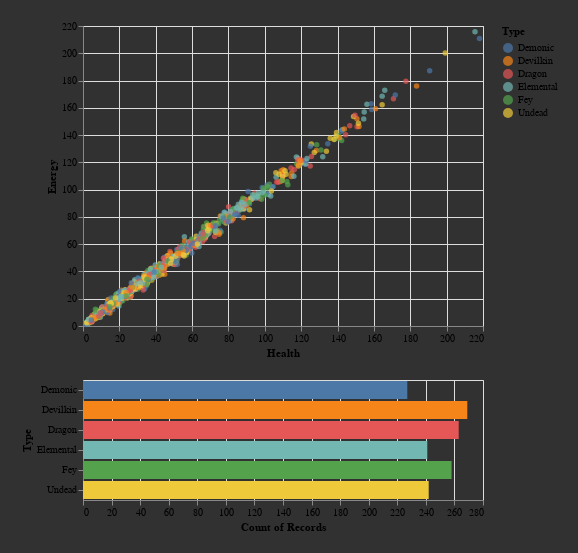

The cell this chart's notebook holds for it:
### Code cell
from data import Database
from graph import chart
db = Database()

chart_selection_interval = chart(db.dataframe(), x='Health', y='Energy', target='Rarity')

chart_selection_interval

### Figure 1 — Vega-Lite specification as saved in the notebook (floating-point values rounded to 4 significant figures; data arrays with more than 128 entries replaced by an {"elided": "..."} marker saying what was removed)
{"config": {"view": {"continuousWidth": 400, "continuousHeight": 300}}, "vconcat": [{"mark": "circle", "encoding": {"color": {"condition": {"field": "Type", "type": "nominal", "selection": "selector008"}, "value": "lightgray"}, "x": {"field": "Health", "title": "Health", "type": "quantitative"}, "y": {"field": "Energy", "title": "Energy", "type": "quantitative"}}, "selection": {"selector008": {"type": "interval"}}}, {"mark": "bar", "encoding": {"color": {"field": "Type", "type": "nominal"}, "x": {"aggregate": "count", "field": "Type", "type": "nominal"}, "y": {"field": "Type", "type": "nominal"}}, "transform": [{"filter": {"selection": "selector008"}}]}], "background": "#313131", "data": {"name": "data-15a4fc6a37c45a48ec469a971a4a5cf2"}, "padding": 20, "$schema": "https://vega.github.io/schema/vega-lite/v4.17.0.json", "datasets": {"data-15a4fc6a37c45a48ec469a971a4a5cf2": {"elided": "1500 records"}}}
